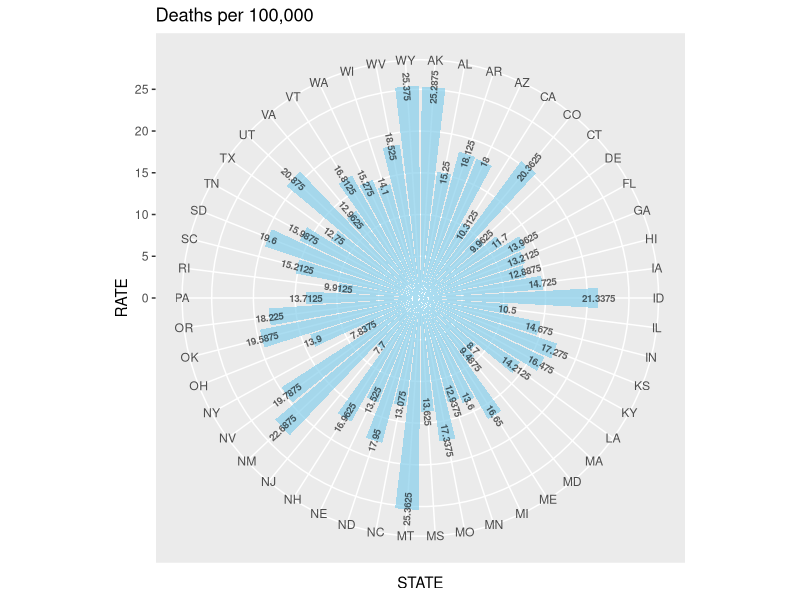

Write the R code that produced this figure.
library(readr)
library(ggplot2)
library(dplyr)
library(tidyverse)

US_data <- read.csv("data/suicide_mortality.csv")

US_data_grp_state <- group_by(US_data, STATE) %>%
  summarize(RATE = mean(RATE))

data <- data.frame(
  id=seq(1,50),
  individual=paste( "STATE", seq(1,50), sep=""),
  value=sample( seq(10,100), 50, replace=T)
)


label_data <- data


number_of_bar <- nrow(label_data)
angle <-  90 - 360 * (label_data$id-0.5) /number_of_bar    


label_data$hjust<-ifelse( angle < -90, 1, 0)

label_data$angle<-ifelse(angle < -90, angle+180, angle)



p <- ggplot(data = US_data_grp_state, aes(x=STATE, y=RATE)) +       
  
  geom_bar(stat="identity", fill=alpha("skyblue", 0.7)) +
  
  ggtitle("Deaths per 100,000")+

  coord_polar(start = 0) +
  
  geom_text(data=US_data_grp_state, aes(x = STATE, y = RATE, label = RATE), color="black", fontface="bold",alpha=0.6, size=2.5, angle= label_data$angle, inherit.aes = FALSE ) 

